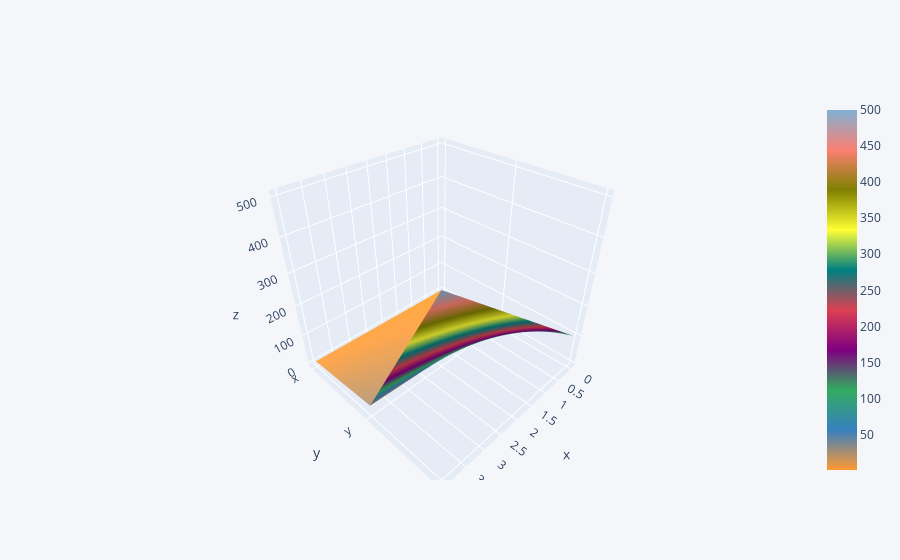

This figure's notebook cell:
### Code cell
df3.iplot(kind='surface')

### Figure 1 — Plotly figure (JSON) as saved in the notebook; plotly's stock layout.template omitted (floating-point values rounded to 4 significant figures)
{"data": [{"colorscale": [[0, "rgb(255, 153, 51)"], [0.1111, "rgb(55, 128, 191)"], [0.2222, "rgb(50, 171, 96)"], [0.3333, "rgb(128, 0, 128)"], [0.4444, "rgb(219, 64, 82)"], [0.5556, "rgb(0, 128, 128)"], [0.6667, "rgb(255, 255, 51)"], [0.7778, "rgb(128, 128, 0)"], [0.8889, "rgb(251, 128, 114)"], [1, "rgb(128, 177, 211)"]], "type": "surface", "x": [0, 1, 2, 3, 4], "y": ["x", "y", "z"], "z": [[1, 2, 3, 4, 5], [5, 10, 15, 20, 25], [100, 200, 300, 400, 500]]}], "layout": {"legend": {"bgcolor": "#F5F6F9", "font": {"color": "#4D5663"}}, "paper_bgcolor": "#F5F6F9", "plot_bgcolor": "#F5F6F9", "title": {"font": {"color": "#4D5663"}}, "xaxis": {"gridcolor": "#E1E5ED", "showgrid": true, "tickfont": {"color": "#4D5663"}, "title": {"font": {"color": "#4D5663"}, "text": ""}, "zerolinecolor": "#E1E5ED"}, "yaxis": {"gridcolor": "#E1E5ED", "showgrid": true, "tickfont": {"color": "#4D5663"}, "title": {"font": {"color": "#4D5663"}, "text": ""}, "zerolinecolor": "#E1E5ED"}}}
